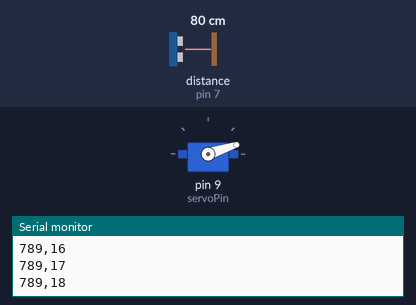
Simulated run of this sketch. Board: Arduino Uno, built with avr-gcc and run on an emulated ATmega328P. Shown: servo, the last lines printed to the serial monitor. Wiring (inferred from the names in the program): ultrasonic range finder: trigger pin 6; echo pin 7. Inputs (shaded band) come from the test bench; at power-on: distance to the obstacle (sensor on pin 7) 80 cm. The echo pulse lasts 58.3 µs per cm.

Above: at 1.25 s.
1.3 s: distance to the obstacle (sensor on pin 7) set to 2 cm
At 1.99 s:
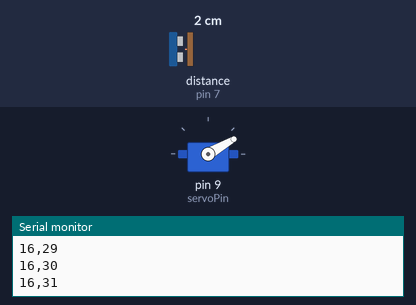
7.3 s: distance to the obstacle (sensor on pin 7) set to 250 cm
At 7.35 s:
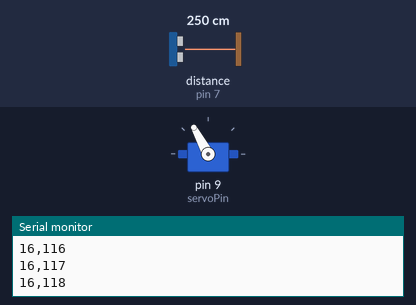
10.3 s: distance to the obstacle (sensor on pin 7) set to 4 cm
At 11.77 s:
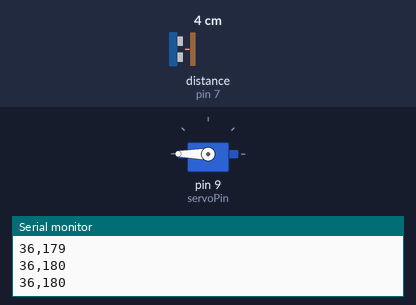
Timing chart, 0 to 19.3 s (numbered marks = the images above; inputs shaded):
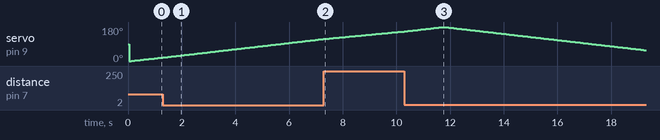

The sketch:

ultrasonic.ino
```cpp
#include <Servo.h>

Servo myservo;
int servoPin = 9;

int trigPin = 6;
int echoPin = 7;
int angle = 0;
int angleOp = 1;

void setup() {
  // put your setup code here, to run once:

  myservo.attach(servoPin);
  Serial.begin(9600);
  pinMode(echoPin,INPUT);
  pinMode(trigPin,OUTPUT);
}

void loop() {
  // put your main code here, to run repeatedly:
  long duration, distance;
  digitalWrite(trigPin, HIGH);
  delayMicroseconds(10);
  digitalWrite(trigPin,LOW);
  duration = pulseIn(echoPin,HIGH);
  distance = ((float)(340 * duration) / 1000) / 2;

  //Serial.print("distance:");
  Serial.print(distance);
  Serial.print(",");
  Serial.print(angle);
  Serial.println("\n");
  delay(50);

  myservo.write(angle);
  angle = angle + angleOp;
  if (angleOp > 0)
  {
    if (angle > 180)
    {
      angle = 180;
      angleOp = -1;
    }
  } else {
    if (angle < 0) {
      angle = 0;
      angleOp = 1;
    }
  }
  delay(10);
}
```

Measured:
- by itself, servo on pin 9 (servoPin): rises from 157° to 180° in 1.3 s, then falls to 57° in 7.6 s
